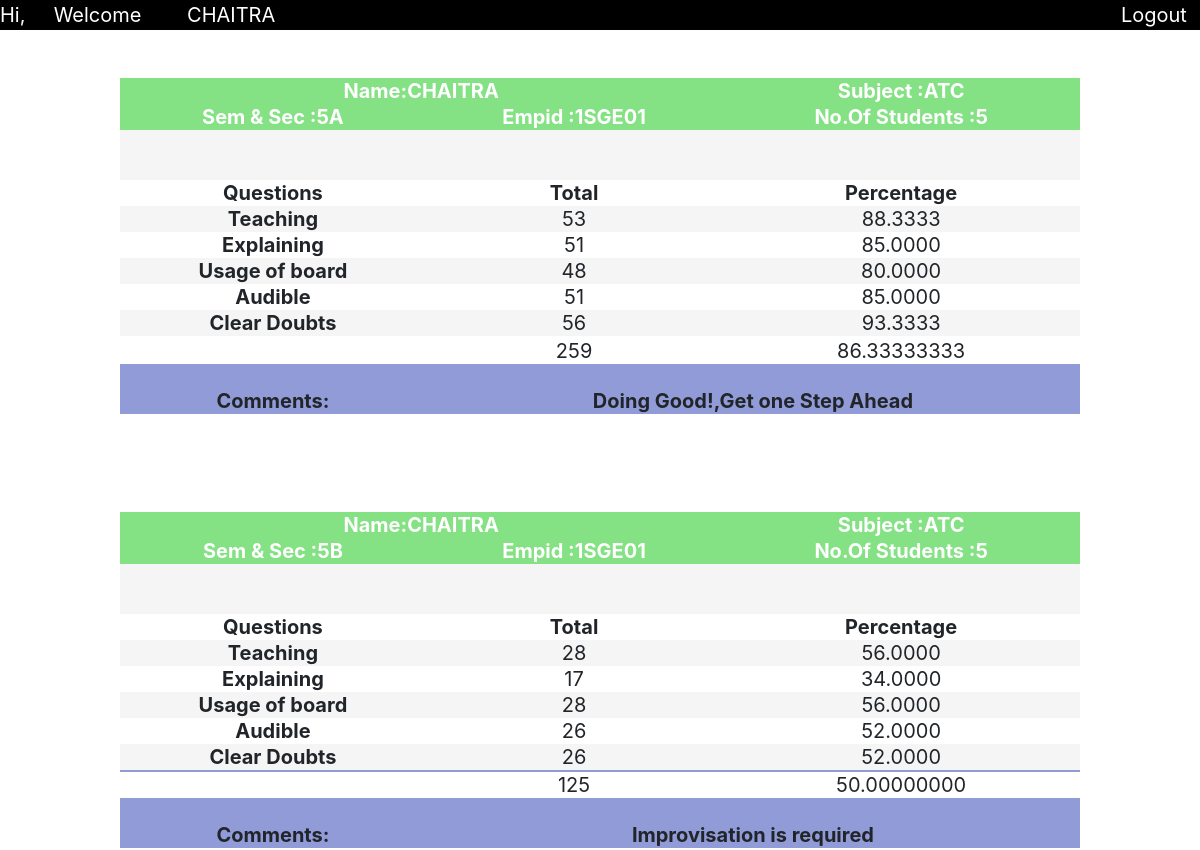
Page /faculty_result.php?u=1SGE01 on the committed database.
### tables this page shows
CREATE TABLE `employee` (
  `fname` varchar(20) DEFAULT NULL,
  `lname` varchar(20) DEFAULT NULL,
  `empid` varchar(20) NOT NULL,
  `password` varchar(20) DEFAULT NULL,
  `admin` varchar(20) DEFAULT NULL
);

CREATE TABLE `question` (
  `q1` varchar(30) DEFAULT NULL,
  `q2` varchar(30) DEFAULT NULL,
  `q3` varchar(30) DEFAULT NULL,
  `q4` varchar(30) DEFAULT NULL,
  `q5` varchar(30) DEFAULT NULL,
  `admin` varchar(20) DEFAULT NULL
);

### faculty_result.php (the view, shortened to what this page needs)
<html>
    <head>
      <link rel="stylesheet" href="http://maxcd.bootstrapcdn.com/bootstrap/4.0.0/css/bootstrap.min.css">
    </head>
<body>
        <div style="background-color:black;color:white ;height: 30px">
    <span>Hi,</span><span style="color:transparent">hh</span>
    <span>Welcome </span>
    <span style="color:transparent">hhh</span>
<span>
<?php
 $host="localhost";
 $dbusername="root";
 $dbpassword="";
 $dbname="dbmsproject";
 $conn=mysqli_connect($host,$dbusername,$dbpassword,$dbname);
 $usn=$_GET['u'];
 $sql="select fname,lname from employee where empid='$usn'";
$res=mysqli_query($conn,$sql);
if($res->num_rows>0){
    while($rows=$res->fetch_assoc()){
        echo $rows['fname']." ".$rows['lname'];
    }
}
?>
</span>
<span><a href="index.php" style="text-decoration:none
;margin-left:70%;color:white">Logout<span style="color: transparent;">ii</span><i class="fas fa-sign-out-alt"></i></a></span>
</div>
<br>
<br>
<div>
    <table class="me">
        <?php
        $host="localhost";
 $dbusername="root";
 $dbpassword="";
 $dbname="dbmsproject";
 $conn=mysqli_connect($host,$dbusername,$dbpassword,$dbname);
    $user=$_GET['u'];
$sql="select count(semsec) as c  from teaching where empid='$user'";
$res=mysqli_query($conn,$sql);
$cn="";
if($res->num_rows>0){
  while ($ro=$res->fetch_assoc()) {
    $cn=$ro['c'];
  }
}
$cn=(int)$cn;
        $admin="";
$sql ="select admin from employee where empid='$user'";
$res=mysqli_query($conn,$sql);
if($res->num_rows>0){
  while ($rows=$res->fetch_assoc()) {
    $admin=$rows['admin'];
  }
}else{
  echo"<script>alert('Error in fetching admin ')</script>".mysqli_error($conn);
}
        $sql="select q1,q2,q3,q4,q5 from question where admin='$admin'";
        $res=mysqli_query($conn,$sql);
        $q1="";$q2="";$q3="";$q4="";$q5="";$q6="";
if($res->num_rows>0){
    while($rows=$res->fetch_assoc()){
        $q1=$rows['q1'];
        $q2=$rows['q2'];
        $q3=$rows['q3'];
        $q4=$rows['q4'];
        $q5=$rows['q5'];
    }
}else{
    echo "<script>alert('there were no questions prsent for this admin')</script>";
}
if ($cn==2) {
 $sql="select semsec as c from  teaching where empid='$user'";
 $res=mysqli_query($conn,$sql);
$s1="";$s2="";
$i=0;
 if($res->num_rows>0){
while ($ro=$res->fetch_assoc()) {
  if($i==0){
    $s1=$ro['c'];
  }
$i++;
}
$n1="";$n2="";$sub="";$sem="";$emp="";$cnt="";
$sem="$s1";
$sql1="select e.fname as n1 ,e.lname as n2,t.subject as sub,
t.semsec as sem, t.empid as emp, count(distinct(r.usn)) as cnt
from employee e,teaching t,rating r
where t.empid='$user' AND e.empid='$user' and t.semsec='$s1' and t.semsec=r.semsec and r.empid='$user'";
$res1=mysqli_query($conn,$sql1);
if($res1->num_rows>0){
    while($rows1=$res1->fetch_assoc()){
        $n1=$rows1['n1'];
        $n2=$rows1['n2'];
        $sub=$rows1['sub'];
        $sem=$rows1['sem'];
        $emp=$rows1['emp'];
        $cnt=$rows1['cnt'];
    }
}
else{ echo"<script>alert('There were no records found to the particular condition on database');
    </script>";
}
$s1="";$s2="";$s3="";$s4="";$s5="";$s6="";$total="";
$a1="";$a2="";$a3="";$a4="";$a5="";$a6="";$percent="";
$cmnt="";
$sql="select semsec as c from  teaching where empid='$user'";
 $res=mysqli_query($conn,$sql);
$s1="";$s2="";
$i=0;
 if($res->num_rows>0){
while ($ro=$res->fetch_assoc()) {
  if($i==0){
    $s1=$ro['c'];
  }
  if($i==1){
    $s2=$ro['c'];
  }
$i++;
}
$sql2="select sum(q1) as s1 ,avg(q1)*10 as a1,
sum(q2) as s2,avg(q2)*10 as a2 ,
sum(q3) as s3 ,avg(q3)*10 as a3,
sum(q4) as s4,avg(q4)*10 as a4 ,
sum(q5) as s5 ,avg(q5)*10 as a5,
(sum(q1)+sum(q2)+sum(q3)+sum(q4)+sum(q5)) as total,
((avg(q1)+avg(q2)+avg(q3)+avg(q4)+avg(q5))/5)*10 as percent,
case
when ((avg(q1)+avg(q2)+avg(q3)+avg(q4)+avg(q5))/5)*10 >=90
     then 'You Are Doing Great! Keep It Up '
when (((avg(q1)+avg(q2)+avg(q3)+avg(q4)+avg(q5))/5)*10)>80 and (((avg(q1)+avg(q2)+avg(q3)+avg(q4)+avg(q5))/5)*10)<90
then 'Doing Good!,Get one Step Ahead'
else 'Improvisation is required'
end as comments
from rating
where admin='$admin' and empid='$user' and usn in (
select distinct(usn) from rating where semsec='$s1'
)";
     $res2=mysqli_query($conn,$sql2);
     if($res2->num_rows>0){
         while($rows2=$res2->fetch_assoc()){
             $s1=$rows2['s1'];$a1=$rows2['a1'];
             $s2=$rows2['s2'];$a2=$rows2['a2'];
             $s3=$rows2['s3'];$a3=$rows2['a3'];
             $s4=$rows2['s4'];$a4=$rows2['a4'];
             $s5=$rows2['s5'];$a5=$rows2['a5'];
             $total=$rows2['total'];
             $percent=$rows2['percent'];
             $cmnt=$rows2['comments'];
            }
        }
        else{ echo"<script>alert('There  were no records found to the particular condition on
             database');
            </script>";
            }
            echo "<tr><th  colspan='2' style='color:white'>Name:$n1" ."   "." $n2</th>
            <th style='color:white'>Subject :$sub</th></tr>"
            ."<tr><th style='color:white'>Sem & Sec :$sem</th>
            <th style='color:white'>Empid :$emp</th>
            <th style='color:white'>No.Of Students :$cnt</th>
            </tr>
            <tr><td colspan=3><br><br></td></tr>
            <tr><th>Questions</th><th>Total</th><th>Percentage</th></tr>
            <tr>
            <th>$q1</th>  <td>$s1</td><td>$a1</td>
            </tr>
            <tr>
            <th>$q2</th>  <td>$s2</td><td>$a2</td>
            </tr>
            <tr>
            <th>$q3</th>  <td>$s3</td><td>$a3</td>
            </tr>
            <tr>
            <th>$q4</th>  <td>$s4</td><td>$a4</td>
            </tr>
            <tr>
            <th>$q5</th>  <td>$s5</td><td>$a5</td>
            </tr>
            <tr>
            <th>$q6</th>  <td>$s6</td><td>$a6</td>
            </tr>
            <tr>
            <th></th>  <td>$total</td><td>$percent</td>
            </tr>
        <tr>
        <th><br>Comments:</th><th colspan='2'><br>$cmnt</th>
        </tr>
<tr>
<td><br><br><br><br></td>
</tr>
            "
            ;
$s1="";$s2="";$s3="";$s4="";$s5="";$s6="";$total="";
$a1="";$a2="";$a3="";$a4="";$a5="";$a6="";$percent="";
$cmnt="";
$sql="select semsec as c from  teaching where empid='$user'";
 $res=mysqli_query($conn,$sql);
$s1="";$s2="";
$i=0;
 if($res->num_rows>0){
while ($ro=$res->fetch_assoc()) {
  if($i==0){
    $s1=$ro['c'];
  }
  if($i==1){
    $s2=$ro['c'];
  }
$i++;
}
$n1="";$n2="";$sub="";$sem="";$emp="";$cnt="";
$sem="$s1";
$sql1="select e.fname as n1 ,e.lname as n2,t.subject as sub,
t.semsec as sem, t.empid as emp, count(distinct(r.usn)) as cnt
from employee e,teaching t,rating r
where t.empid='$user' AND e.empid='$user' and t.semsec='$s2' and t.semsec=r.semsec and r.empid='$user'";
$res1=mysqli_query($conn,$sql1);
if($res1->num_rows>0){
    while($rows1=$res1->fetch_assoc()){
        $n1=$rows1['n1'];
        $n2=$rows1['n2'];
        $sub=$rows1['sub'];
        $sem=$rows1['sem'];
        $emp=$rows1['emp'];
        $cnt=$rows1['cnt'];
    }
}
else{ echo"<script>alert('There were no records found to the particular condition on database');
    </script>";
}
$sql2="select sum(q1) as s1 ,avg(q1)*10 as a1,
sum(q2) as s2,avg(q2)*10 as a2 ,
sum(q3) as s3 ,avg(q3)*10 as a3,
sum(q4) as s4,avg(q4)*10 as a4 ,
sum(q5) as s5 ,avg(q5)*10 as a5,
(sum(q1)+sum(q2)+sum(q3)+sum(q4)+sum(q5)) as total,
((avg(q1)+avg(q2)+avg(q3)+avg(q4)+avg(q5))/5)*10 as percent,
case
when ((avg(q1)+avg(q2)+avg(q3)+avg(q4)+avg(q5))/5)*10 >=90
     then 'You Are Doing Great! Keep It Up '
when (((avg(q1)+avg(q2)+avg(q3)+avg(q4)+avg(q5))/5)*10)>80 and (((avg(q1)+avg(q2)+avg(q3)+avg(q4)+avg(q5))/5)*10)<90
then 'Doing Good!,Get one Step Ahead'
else 'Improvisation is required'
end as comments
from rating
where admin='$admin' and empid='$user' and usn in (
select distinct(usn) from rating where semsec='$s2'
)";
     $res2=mysqli_query($conn,$sql2);
     if($res2->num_rows>0){
         while($rows2=$res2->fetch_assoc()){
             $s1=$rows2['s1'];$a1=$rows2['a1'];
             $s2=$rows2['s2'];$a2=$rows2['a2'];
             $s3=$rows2['s3'];$a3=$rows2['a3'];
             $s4=$rows2['s4'];$a4=$rows2['a4'];
             $s5=$rows2['s5'];$a5=$rows2['a5'];
             $total=$rows2['total'];
             $percent=$rows2['percent'];
             $cmnt=$rows2['comments'];
            }
        }
        else{ echo"<script>alert('There  were no records found to the particular condition on
             database');
            </script>";
            }
            echo "<tr><th  colspan='2' style='color:white'>Name:$n1" ."   "." $n2</th>
            <th style='color:white'>Subject :$sub</th></tr>"
            ."<tr><th style='color:white'>Sem & Sec :$sem</th>
            <th style='color:white'>Empid :$emp</th>
            <th style='color:white'>No.Of Students :$cnt</th>
            </tr>
            <tr><td colspan=3><br><br></td></tr>
            <tr><th>Questions</th><th>Total</th><th>Percentage</th></tr>
            <tr>
            <th>$q1</th>  <td>$s1</td><td>$a1</td>
            </tr>
            <tr>
            <th>$q2</th>  <td>$s2</td><td>$a2</td>
            </tr>
            <tr>
            <th>$q3</th>  <td>$s3</td><td>$a3</td>
            </tr>
            <tr>
            <th>$q4</th>  <td>$s4</td><td>$a4</td>
            </tr>
            <tr>
            <th>$q5</th>  <td>$s5</td><td>$a5</td>
            </tr>
            <tr>
            <th>$q6</th>  <td>$s6</td><td>$a6</td>
            </tr>
            <tr>
            <th></th>  <td>$total</td><td>$percent</td>
            </tr>
        <tr>
        <th><br>Comments:</th><th colspan='2' style=''><br>$cmnt</th>
        </tr>
        <tr><td></td></tr>
            ";
 }
}}}
 ?>
    </table>
  </div>
    </body>
</html>

### faculty_result.php (style rules this page uses)
table { width: 80%; margin-left: 10%; margin-right: 10%; }
table,tr,th { border: 1px ; border-collapse: collapse; text-align: center; font-size: 20px; }
.me tr:nth-child(1) { background: #84E184; }
.me tr:nth-child(2) { background: #84E184; }
.me tr:nth-child(3) { background: #F5F5F5; }
.me tr:nth-child(4) { background: ; }
.me tr:nth-child(5) { background:#F5F5F5; }
.me tr:nth-child(6) { background: ; }
.me tr:nth-child(7) { background: #F5F5F5; }
.me tr:nth-child(8) { background: ; }
.me tr:nth-child(9) { background: #F5F5F5; }
.me tr:nth-child(12) { background: #919bd7; }
.me tr:nth-child(14) { background: #84E184; }
.me tr:nth-child(15) { background: #84E184; }
.me tr:nth-child(16) { background: #F5F5F5; }
.me tr:nth-child(17) { background: ; }
.me tr:nth-child(18) { background:#F5F5F5; }
.me tr:nth-child(19) { background: ; }
.me tr:nth-child(20) { background: #F5F5F5; }
.me tr:nth-child(21) { background: ; }
.me tr:nth-child(22) { background: #F5F5F5; }
.me tr:nth-child(23) { background: #919bd7; }
.me tr:nth-child(25) { background: #919bd7; }
span { font-size: 20px; }

### rows in the picture
employee: fname "CHAITRA"
question: q1 "Teaching", q2 "Explaining", q3 "Usage of board", q4 "Audible", q5 "Clear Doubts"

### other values in the picture
$sub "ATC"
$sem "5A"
$emp "1SGE01"
$cnt "5"
$s1 "53"
$a1 "88.3333"
$s2 "51"
$a2 "85.0000"
$s3 "48"
$a3 "80.0000"
$s4 "51"
$a4 "85.0000"
$s5 "56"
$a5 "93.3333"
$total "259"
